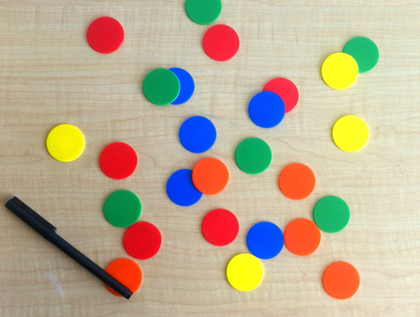
%> input picture classification/coloredChips.png, 420 x 317 px, shrunk from 518 x 391 before the run
$ octave ex_Ms.m   (GNU Octave 9; MATLAB toolbox functions it lacks are replaced by stand-ins)
%> lines starting %> are read from the running program, lines starting %| are printed output that depends on the picture
### classification/Ms.m
function [Ims ID centers] = Ms(I,bandwidth)

%% Mean Shift Segmentation (option: bandwidth)
I = im2double(I);
X = reshape(I,size(I,1)*size(I,2),3);                                         % Color Features
%% MeanShift
[clustCent,point2cluster,clustMembsCell] = MeanShiftCluster(X',bandwidth);    % MeanShiftCluster
for i = 1:length(clustMembsCell)                                              % Replace Image Colors With Cluster Centers
X(clustMembsCell{i},:) = repmat(clustCent(:,i)',size(clustMembsCell{i},2),1);
end
Ims = reshape(X,size(I,1),size(I,2),3);                                         % Segmented Image
Kms = length(clustMembsCell);
ID=point2cluster(:);
centers=clustCent;


function [clustCent,data2cluster,cluster2dataCell] = MeanShiftCluster(dataPts,bandWidth,plotFlag)
%perform MeanShift Clustering of data using a flat kernel
%
% ---INPUT---
% dataPts           - input data, (numDim x numPts)
% bandWidth         - is bandwidth parameter (scalar)
% plotFlag          - display output if 2 or 3 D    (logical)
% ---OUTPUT---
% clustCent         - is locations of cluster centers (numDim x numClust)
% data2cluster      - for every data point which cluster it belongs to (numPts)
% cluster2dataCell  - for every cluster which points are in it (numClust)
%
% Bryan Feldman 02/24/06
% MeanShift first appears in
% K. Funkunaga and L.D. Hosteler, "The Estimation of the Gradient of a
% Density Function, with Applications in Pattern Recognition"

%*** Check input ****
if nargin < 2
    error('no bandwidth specified')
end

if nargin < 3
    plotFlag = false;
end

%**** Initialize stuff ***
[numDim,numPts] = size(dataPts);
numClust        = 0;
bandSq          = bandWidth^2;
initPtInds      = 1:numPts;
maxPos          = max(dataPts,[],2);                          %biggest size in each dimension
minPos          = min(dataPts,[],2);                          %smallest size in each dimension
boundBox        = maxPos-minPos;                        %bounding box size
sizeSpace       = norm(boundBox);                       %indicator of size of data space
stopThresh      = 1e-3*bandWidth;                       %when mean has converged
clustCent       = [];                                   %center of clust
beenVisitedFlag = zeros(1,numPts,'uint8');              %track if a points been seen already
numInitPts      = numPts;                               %number of points to posibaly use as initilization points
clusterVotes    = zeros(1,numPts,'uint16');             %used to resolve conflicts on cluster membership


while numInitPts

    tempInd         = ceil( (numInitPts-1e-6)*rand);        %pick a random seed point
    stInd           = initPtInds(tempInd);                  %use this point as start of mean
    myMean          = dataPts(:,stInd);                           % intilize mean to this points location
    myMembers       = [];                                   % points that will get added to this cluster
    thisClusterVotes    = zeros(1,numPts,'uint16');         %used to resolve conflicts on cluster membership

    while 1     %loop untill convergence

        sqDistToAll = sum((repmat(myMean,1,numPts) - dataPts).^2);    %dist squared from mean to all points still active
        inInds      = find(sqDistToAll < bandSq);               %points within bandWidth
        thisClusterVotes(inInds) = thisClusterVotes(inInds)+1;  %add a vote for all the in points belonging to this cluster


        myOldMean   = myMean;                                   %save the old mean
        myMean      = mean(dataPts(:,inInds),2);                %compute the new mean
        myMembers   = [myMembers inInds];                       %add any point within bandWidth to the cluster
        beenVisitedFlag(myMembers) = 1;                         %mark that these points have been visited

        %*** plot stuff ****
        if plotFlag
            figure(12345),clf,hold on
            if numDim == 2
                plot(dataPts(1,:),dataPts(2,:),'.')
                plot(dataPts(1,myMembers),dataPts(2,myMembers),'ys')
                plot(myMean(1),myMean(2),'go')
                plot(myOldMean(1),myOldMean(2),'rd')
                pause(.1)
            end
        end

        %**** if mean doesn't move much stop this cluster ***
        if norm(myMean-myOldMean) < stopThresh

            %check for merge posibilities
            mergeWith = 0;
            for cN = 1:numClust
                distToOther = norm(myMean-clustCent(:,cN));     %distance from posible new clust max to old clust max
                if distToOther < bandWidth/2                    %if its within bandwidth/2 merge new and old
                    mergeWith = cN;
                    break;
                end
            end


            if mergeWith > 0    % something to merge
                clustCent(:,mergeWith)       = 0.5*(myMean+clustCent(:,mergeWith));             %record the max as the mean of the two merged (I know biased twoards new ones)
                %clustMembsCell{mergeWith}    = unique([clustMembsCell{mergeWith} myMembers]);   %record which points inside
                clusterVotes(mergeWith,:)    = clusterVotes(mergeWith,:) + thisClusterVotes;    %add these votes to the merged cluster
            else    %its a new cluster
                numClust                    = numClust+1;                   %increment clusters
                clustCent(:,numClust)       = myMean;                       %record the mean
                %clustMembsCell{numClust}    = myMembers;                    %store my members
                clusterVotes(numClust,:)    = thisClusterVotes;
            end

            break;
        end

    end

    initPtInds      = find(beenVisitedFlag == 0);           %we can initialize with any of the points not yet visited
    numInitPts      = length(initPtInds);                   %number of active points in set

end

[val,data2cluster] = max(clusterVotes,[],1);                %a point belongs to the cluster with the most votes

%*** If they want the cluster2data cell find it for them
if nargout > 2
    cluster2dataCell = cell(numClust,1);
    for cN = 1:numClust
        myMembers = find(data2cluster == cN);
        cluster2dataCell{cN} = myMembers;
    end
end

### classification/ex_Ms.m
clear all
close all
clc

I=imread('coloredChips.png');
%> I is the input picture: size 317x420x3 uint8; mean R, G, B 188.3, 173.3, 148.1

R=0.1:0.1:0.5;%0.15;
figure(1)
clf;
for k=1:length(R)
     [A,ID(:,k),centers]=Ms(I,R(k));
   subplot(2,3,k)
   imshow(A)
   title(['R: ',num2str(R(k))])
end
%> this loop made 5 passes
%> Kms in Ms on passes 1 to 4: 56, 7, 6, 5
%> (Kms in Ms, centers) on pass 5: (2, [0.792 0.0247; 0.753 0.291; 0.652 0.959])
%> pass 1, in Ms, `Ims = reshape(X,size(I,1),size(I,2),3);`:
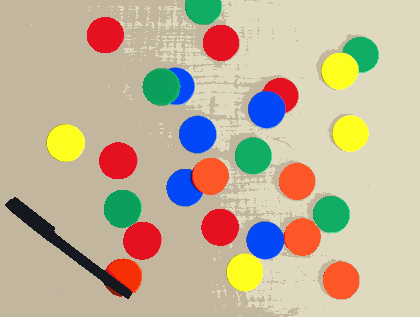
%> Ims: size 317x420x3 double; mean R, G, B 0.756, 0.702, 0.604
%> pass 2, in Ms (call 2), `Ims = reshape(X,size(I,1),size(I,2),3);`:
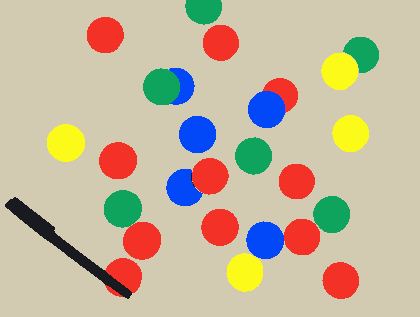
%> Ims: size 317x420x3 double; mean R, G, B 0.769, 0.716, 0.618
%> after the loop:
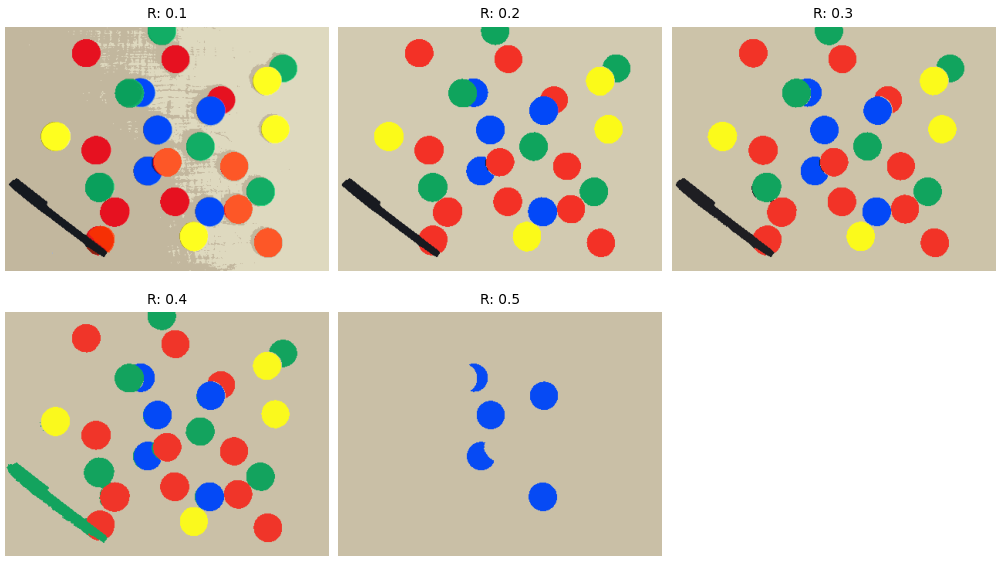
%> figure redrawn from the program's plot data, 5 panels

% [M,N,C]=size(A),
%
% V=reshape(ID,M,N);
